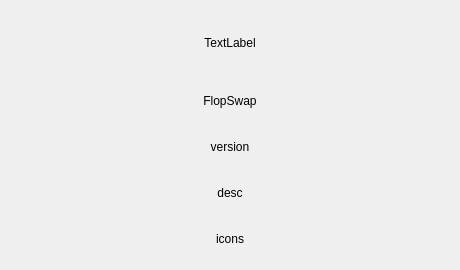
<?xml version="1.0" encoding="UTF-8"?>
<ui version="4.0">
 <class>About</class>
 <widget class="QDialog" name="About">
  <property name="geometry">
   <rect>
    <x>0</x>
    <y>0</y>
    <width>460</width>
    <height>270</height>
   </rect>
  </property>
  <property name="windowTitle">
   <string>About FlopSwap</string>
  </property>
  <layout class="QGridLayout" name="gridLayout">
   <item row="0" column="0">
    <spacer name="horizontalSpacer_3">
     <property name="orientation">
      <enum>Qt::Horizontal</enum>
     </property>
     <property name="sizeType">
      <enum>QSizePolicy::Preferred</enum>
     </property>
     <property name="sizeHint" stdset="0">
      <size>
       <width>70</width>
       <height>20</height>
      </size>
     </property>
    </spacer>
   </item>
   <item row="0" column="1">
    <layout class="QVBoxLayout" name="verticalLayout_2">
     <property name="sizeConstraint">
      <enum>QLayout::SetNoConstraint</enum>
     </property>
     <item>
      <layout class="QHBoxLayout" name="horizontalLayout">
       <property name="sizeConstraint">
        <enum>QLayout::SetNoConstraint</enum>
       </property>
       <item>
        <spacer name="horizontalSpacer">
         <property name="orientation">
          <enum>Qt::Horizontal</enum>
         </property>
         <property name="sizeType">
          <enum>QSizePolicy::MinimumExpanding</enum>
         </property>
         <property name="sizeHint" stdset="0">
          <size>
           <width>40</width>
           <height>20</height>
          </size>
         </property>
        </spacer>
       </item>
       <item>
        <widget class="QLabel" name="icon">
         <property name="minimumSize">
          <size>
           <width>64</width>
           <height>64</height>
          </size>
         </property>
         <property name="maximumSize">
          <size>
           <width>64</width>
           <height>64</height>
          </size>
         </property>
         <property name="text">
          <string>TextLabel</string>
         </property>
         <property name="alignment">
          <set>Qt::AlignCenter</set>
         </property>
        </widget>
       </item>
       <item>
        <spacer name="horizontalSpacer_2">
         <property name="orientation">
          <enum>Qt::Horizontal</enum>
         </property>
         <property name="sizeType">
          <enum>QSizePolicy::MinimumExpanding</enum>
         </property>
         <property name="sizeHint" stdset="0">
          <size>
           <width>40</width>
           <height>20</height>
          </size>
         </property>
        </spacer>
       </item>
      </layout>
     </item>
     <item>
      <layout class="QVBoxLayout" name="verticalLayout">
       <property name="spacing">
        <number>6</number>
       </property>
       <property name="sizeConstraint">
        <enum>QLayout::SetNoConstraint</enum>
       </property>
       <item>
        <widget class="QLabel" name="flopswap">
         <property name="sizePolicy">
          <sizepolicy hsizetype="MinimumExpanding" vsizetype="Preferred">
           <horstretch>0</horstretch>
           <verstretch>0</verstretch>
          </sizepolicy>
         </property>
         <property name="text">
          <string>FlopSwap</string>
         </property>
         <property name="alignment">
          <set>Qt::AlignCenter</set>
         </property>
        </widget>
       </item>
       <item>
        <widget class="QLabel" name="text1">
         <property name="sizePolicy">
          <sizepolicy hsizetype="MinimumExpanding" vsizetype="Preferred">
           <horstretch>0</horstretch>
           <verstretch>0</verstretch>
          </sizepolicy>
         </property>
         <property name="text">
          <string>version</string>
         </property>
         <property name="alignment">
          <set>Qt::AlignCenter</set>
         </property>
        </widget>
       </item>
       <item>
        <widget class="QLabel" name="text2">
         <property name="sizePolicy">
          <sizepolicy hsizetype="MinimumExpanding" vsizetype="Preferred">
           <horstretch>0</horstretch>
           <verstretch>0</verstretch>
          </sizepolicy>
         </property>
         <property name="text">
          <string>desc</string>
         </property>
         <property name="alignment">
          <set>Qt::AlignCenter</set>
         </property>
        </widget>
       </item>
       <item>
        <widget class="QLabel" name="text3">
         <property name="sizePolicy">
          <sizepolicy hsizetype="MinimumExpanding" vsizetype="Preferred">
           <horstretch>0</horstretch>
           <verstretch>0</verstretch>
          </sizepolicy>
         </property>
         <property name="layoutDirection">
          <enum>Qt::LeftToRight</enum>
         </property>
         <property name="text">
          <string>icons</string>
         </property>
         <property name="alignment">
          <set>Qt::AlignCenter</set>
         </property>
         <property name="wordWrap">
          <bool>true</bool>
         </property>
        </widget>
       </item>
      </layout>
     </item>
    </layout>
   </item>
   <item row="0" column="2">
    <spacer name="horizontalSpacer_4">
     <property name="orientation">
      <enum>Qt::Horizontal</enum>
     </property>
     <property name="sizeType">
      <enum>QSizePolicy::Preferred</enum>
     </property>
     <property name="sizeHint" stdset="0">
      <size>
       <width>70</width>
       <height>20</height>
      </size>
     </property>
    </spacer>
   </item>
  </layout>
 </widget>
 <resources/>
 <connections/>
</ui>
